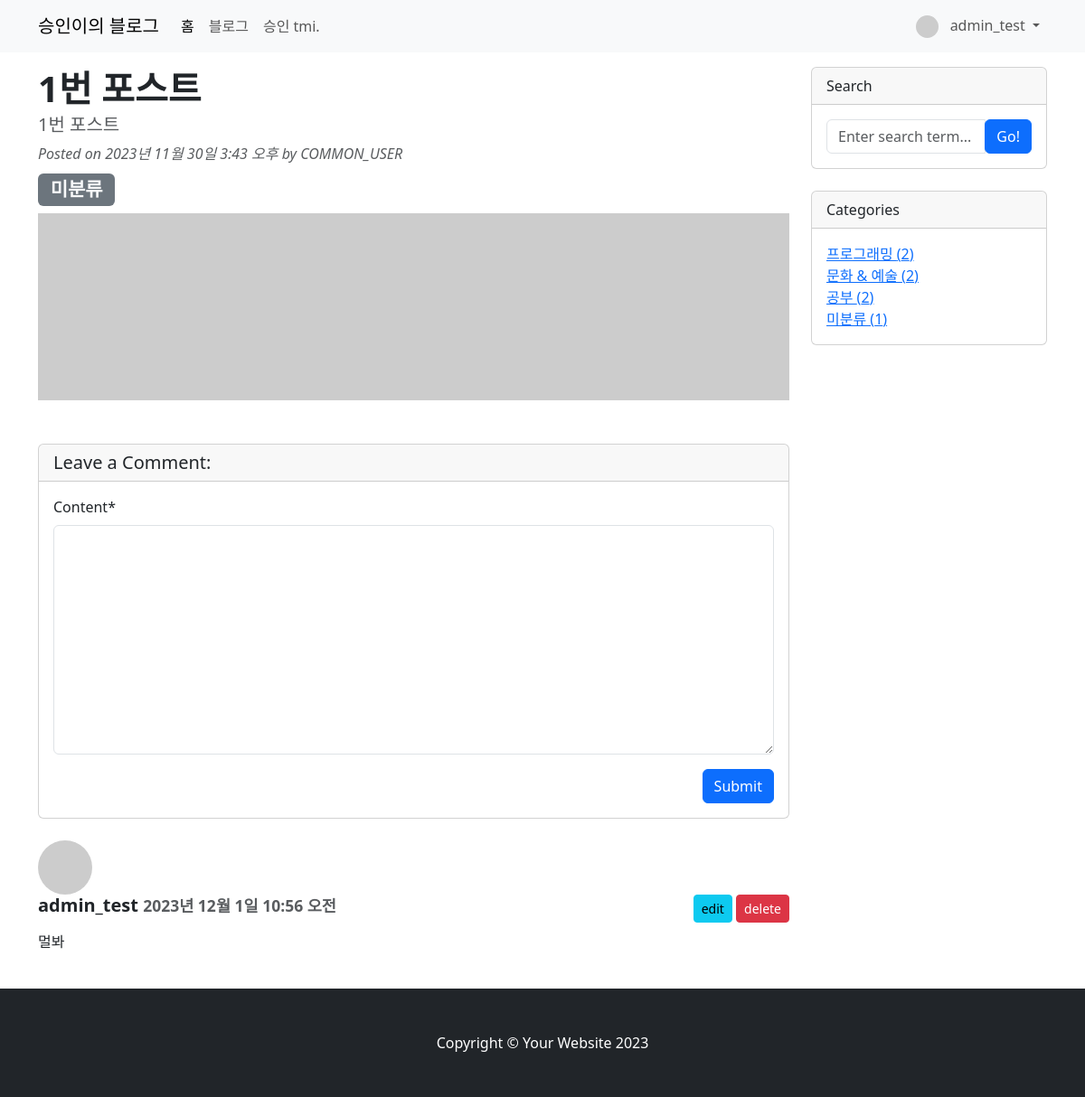
Page /blog/7/ (signed in) on the earlier database version.
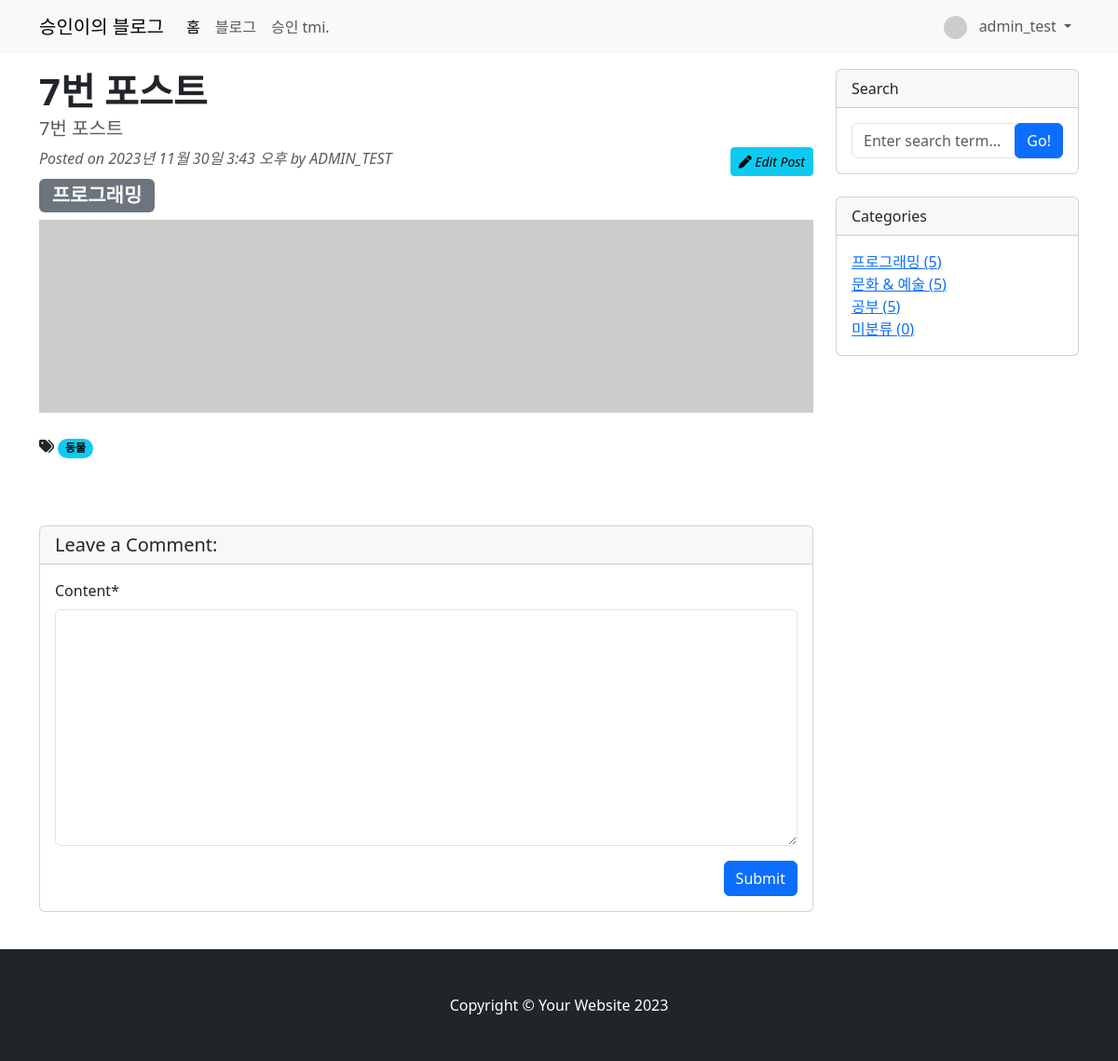
Same page on the later database version.
### blog/models.py (models this page shows, shortened)
class Post(models.Model):
    title = models.CharField(max_length=30)
    hook_text = models.CharField(max_length=100, blank=True)
    content = MarkdownxField()
    head_image = models.ImageField(upload_to="blog/images/%Y/%m/%d/", blank=True)
    file_upload = models.FileField(upload_to="blog/files/%Y/%m/%d/", blank=True)
    created_at = models.DateTimeField(auto_now_add=True)
    updated_at = models.DateTimeField(auto_now=True)
    author = models.ForeignKey(User, null=True, on_delete=models.SET_NULL)
    category = models.ForeignKey(
        Category, null=True, blank=True, on_delete=models.SET_NULL
    )
    tags = models.ManyToManyField(Tag, blank=True)
    def get_absolute_url(self):
        return f"/blog/{self.pk}/"
    def get_content_markdown(self):
        return markdown(self.content)

class Comment(models.Model):
    post = models.ForeignKey(Post, on_delete=models.CASCADE)
    author = models.ForeignKey(User, on_delete=models.CASCADE)
    content = models.TextField()
    created_at = models.DateTimeField(auto_now_add=True)
    modified_at = models.DateTimeField(auto_now=True)
    def __str__(self):
        return f"{self.author}::{self.content}"
    def get_avatar_url(self):
        if self.author.socialaccount_set.exists():
            return self.author.socialaccount_set.first().get_avatar_url()
        else:
            return "https://i.pravatar.cc/150?u={self.author.email}"

class Category(models.Model):
    name = models.CharField(max_length=50, unique=True)
    slug = models.SlugField(max_length=200, unique=True, allow_unicode=True)
    def __str__(self):
        return self.name
    def get_absolute_url(self):
        return f"/blog/category/{self.slug}/"
    class Meta:
        verbose_name_plural = "Categories"

class Tag(models.Model):
    name = models.CharField(max_length=50)
    slug = models.SlugField(max_length=200, unique=True, allow_unicode=True)
    def __str__(self):
        return self.name
    def get_absolute_url(self):
        return f"/blog/tag/{self.slug}/"

### blog/views.py (the view)
# urls.py: path("<int:pk>/", views.PostDetail.as_view()),
class PostDetail(DetailView):
    model = Post
    def get_context_data(self, **kwargs):
        context = super(PostDetail, self).get_context_data()
        context["categories"] = Category.objects.all()
        context["no_category_post_count"] = Post.objects.filter(category=None).count()
        context["comment_form"] = CommentForm
        return context

### blog/templates/blog/post_detail.html (shortened to what this page needs)
{% extends 'blog/base.html' %}
{% load crispy_forms_tags %}
{% block main_area %}
  <div id="post-area">
    <h1 class="fw-bolder mb-1">{{ post.title }}</h1>
    <h5 class="text-muted">{{ post.hook_text }}</h5>
    <div class="text-muted fst-italic mb-2">Posted on
      {{ post.created_at }}
      by
      {{ post.author | upper }}</a>
    {% if user.is_authenticated and user == post.author %}
      <a class="btn btn-info btn-sm float-end" href="/blog/update_post/{{ post.pk }}/" role="button">
        <i class="fas fa-pen"></i>
        Edit Post</a>
    {% endif %}
  </div>
  {% if post.category %}
    <h3>
      <span class="badge bg-secondary text-decoration-none link-light">{{ post.category }}</span></h3>
  {% else %}
    <h3>
      <span class="badge bg-secondary text-decoration-none link-light">미분류</span></h3>
  {% endif %}
  <figure class="mb-4">
    {% if post.head_image %}
      <img class="card-img-top" src="{{ post.head_image.url }}" alt=""/>
    {% else %}
      <img class="card-img-top" src="https://picsum.photos/seed/{{ post.id }}/800/200" alt="random_image">
    {% endif %}
  </figure>
  <section class="mb-5">
    {% if post.tags.exists %}
      <i class="fas fa-tags"></i>
      {% for tag in post.tags.iterator %}
        <a href="{{ tag.get_absolute_url }}">
          <span class="badge rounded-pill text-bg-info">{{ tag }}</span></a>
      {% endfor %}
      <br/>
      <br/>
    {% endif %}
  </section>
</div>
<div id="comment-area">
  <div class="card my-4">
    <h5 class="card-header">Leave a Comment:</h5>
    <div class="card-body">
      {% if user.is_authenticated %}
        <form id="comment-form" method="POST" action="{{ post.get_absolute_url }}new_comment/">
          <div class="form-group">
            {{ comment_form | crispy }}
          </div>
          <button type="submit" class="btn btn-primary float-end">Submit</button>
        </form>
      {% else %}
        <a role="button" class="btn btn-outline-dark btn-block btn-sm" href="#" data-bs-toggle="modal" data-bs-target="#loginModal">Log in and leave a comment</a>
      {% endif %}
    </div>
  </div>
  <div>
    {% if post.comment_set.exists %}
      {% for comment in post.comment_set.iterator %}
        <div class="media mb-4" id="comment-{{ comment.pk }}">
          <img class="d-flex mr-3 rounded-circle" src="{{ comment.get_avatar_url }}" alt="{{ comment.author }}" width="60px">
          {% if user.is_authenticated and comment.author == user %}
            <div class="float-end">
              <a role="button" class="btn btn-sm btn-info" id="comment-{{ comment.pk }}-update-btn" href="/blog/update_comment/{{ comment.pk }}/">edit</a>
              <a role="button" href="#" id="comment-{{ comment.pk }}-delete-modal-btn" class="btn btn-sm btn-danger" data-bs-toggle="modal" data-bs-target="#deleteCommentModal-{{ comment.pk }}">delete</a>
            </div>
          {% endif %}
          <div class="media-body">
            <h5 class="fw-bold">{{ comment.author.username }}
              <small class="text-muted">{{comment.created_at }}</small>
            </h5>
            <p>{{ comment.content | linebreaks }}</p>
          </div>
        </div>
      {% endfor %}
    {% endif %}
  </div>
</div>
{% endblock %}

### blog/templates/blog/base.html (shortened to what this page needs)
<!DOCTYPE html>
{% load static %}
<html>
  <head>
    <link rel="stylesheet" href="{% static 'blog/bootstrap/bootstrap.min.css' %}" media="screen">
  </head>
  <body>
    {% include 'blog/navbar.html' %}
    <div class="container my-3">
      <div class="row">
        <div class="col-md-8 col-lg-9" id="main-area">
          {% block main_area %}{% endblock %}
        </div>
        <div class="col-md-4 col-lg-3">
          <div class="card mb-4">
            <div class="card-header">Search</div>
            <div class="card-body">
              <div class="input-group">
                <input class="form-control" type="text" placeholder="Enter search term..." id="search-input">
                <span class="input-group-btn">
                  <button class="btn btn-primary" id="button-search" type="button" onclick="searchPost();">Go!</button>
                </span>
              </div>
            </div>
          </div>
          <div class="card mb-4" id="categories-card">
            <div class="card-header">Categories</div>
            <div class="card-body">
              <div class="row">
                <ul class="list-unstyled mb-0">
                  {% for category in categories %}
                    <li>
                      <a href="{{ category.get_absolute_url }}">
                        {{ category }}
                        ({{category.post_set.count }})
                      </a>
                    </li>
                  {% endfor %}
                  <li>
                    <a href="/blog/category/no_category/">미분류 ({{ no_category_post_count }})</a>
                  </li>
                </ul>
              </div>
            </div>
          </div>
        </div>
      </div>
    </div>
  {% include 'blog/footer.html' %}
</body>
</html>

Differences in the rows shown:
removed Comment: author.username "admin_test", created_at "2023년 12월 1일 10:56 오전", content "멀봐"
changed Post "2023년 11월 30일 3:43 오후": title "1번 포스트" → "7번 포스트"; hook_text "1번 포스트" → "7번 포스트"; author "COMMON_USER" → "ADMIN_TEST"; author_id 3 → 1 (drawn); category_id empty → 1 (drawn); category (not shown) → "프로그래밍"
now on this page (row unchanged): Tag: name "동물"
computed for Category "프로그래밍": post_set.count "2" → "5"
computed for Category "문화 & 예술": post_set.count "2" → "5"
computed for Category "공부": post_set.count "2" → "5"
Other differences:
{{ no_category_post_count }}: "1" → "0"
text no longer shown: "미분류"
text now shown: "Edit Post"
